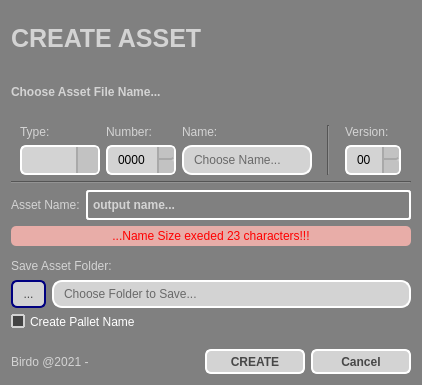
<?xml version="1.0" encoding="UTF-8"?>
<ui version="4.0">
 <class>dialog</class>
 <widget class="QDialog" name="dialog">
  <property name="windowModality">
   <enum>Qt::NonModal</enum>
  </property>
  <property name="geometry">
   <rect>
    <x>0</x>
    <y>0</y>
    <width>422</width>
    <height>385</height>
   </rect>
  </property>
  <property name="sizePolicy">
   <sizepolicy hsizetype="Fixed" vsizetype="Fixed">
    <horstretch>0</horstretch>
    <verstretch>0</verstretch>
   </sizepolicy>
  </property>
  <property name="minimumSize">
   <size>
    <width>0</width>
    <height>0</height>
   </size>
  </property>
  <property name="maximumSize">
   <size>
    <width>1000</width>
    <height>1000</height>
   </size>
  </property>
  <property name="windowTitle">
   <string>Create ASSET</string>
  </property>
  <property name="styleSheet">
   <string notr="true">QLabel {
	color: lightgray;
}

QWidget{
	background-color: gray;
}

</string>
  </property>
  <property name="sizeGripEnabled">
   <bool>false</bool>
  </property>
  <property name="modal">
   <bool>false</bool>
  </property>
  <layout class="QGridLayout" name="gridLayout_6">
   <item row="0" column="0">
    <layout class="QGridLayout" name="gridLayout_5" rowstretch="1,0,0,1,0,0,0,0" rowminimumheight="0,0,0,0,0,0,0,0">
     <property name="sizeConstraint">
      <enum>QLayout::SetDefaultConstraint</enum>
     </property>
     <property name="margin">
      <number>0</number>
     </property>
     <item row="0" column="0">
      <layout class="QGridLayout" name="gridLayout_4">
       <property name="spacing">
        <number>0</number>
       </property>
       <item row="1" column="0">
        <widget class="QLabel" name="label_8">
         <property name="font">
          <font>
           <weight>75</weight>
           <bold>true</bold>
          </font>
         </property>
         <property name="styleSheet">
          <string notr="true">QLabel {
	color: lightgray;
}</string>
         </property>
         <property name="text">
          <string>Choose Asset File Name...</string>
         </property>
        </widget>
       </item>
       <item row="0" column="0">
        <widget class="QLabel" name="label_7">
         <property name="font">
          <font>
           <pointsize>19</pointsize>
           <weight>75</weight>
           <bold>true</bold>
          </font>
         </property>
         <property name="text">
          <string>CREATE ASSET</string>
         </property>
        </widget>
       </item>
      </layout>
     </item>
     <item row="1" column="0">
      <layout class="QHBoxLayout" name="horizontalLayout">
       <item>
        <layout class="QGridLayout" name="gridLayout" columnstretch="0,0,2" columnminimumwidth="0,0,2">
         <item row="0" column="0">
          <widget class="QLabel" name="label">
           <property name="minimumSize">
            <size>
             <width>0</width>
             <height>0</height>
            </size>
           </property>
           <property name="maximumSize">
            <size>
             <width>16777215</width>
             <height>30</height>
            </size>
           </property>
           <property name="font">
            <font>
             <weight>50</weight>
             <bold>false</bold>
            </font>
           </property>
           <property name="text">
            <string>Type:</string>
           </property>
          </widget>
         </item>
         <item row="0" column="1">
          <widget class="QLabel" name="label_2">
           <property name="minimumSize">
            <size>
             <width>0</width>
             <height>0</height>
            </size>
           </property>
           <property name="maximumSize">
            <size>
             <width>16777215</width>
             <height>30</height>
            </size>
           </property>
           <property name="font">
            <font>
             <weight>50</weight>
             <bold>false</bold>
            </font>
           </property>
           <property name="text">
            <string>Number:</string>
           </property>
          </widget>
         </item>
         <item row="0" column="2">
          <widget class="QLabel" name="label_3">
           <property name="minimumSize">
            <size>
             <width>0</width>
             <height>0</height>
            </size>
           </property>
           <property name="maximumSize">
            <size>
             <width>16777215</width>
             <height>30</height>
            </size>
           </property>
           <property name="font">
            <font>
             <weight>50</weight>
             <bold>false</bold>
            </font>
           </property>
           <property name="text">
            <string>Name:</string>
           </property>
          </widget>
         </item>
         <item row="1" column="0">
          <widget class="QComboBox" name="comboBox">
           <property name="sizePolicy">
            <sizepolicy hsizetype="Fixed" vsizetype="MinimumExpanding">
             <horstretch>0</horstretch>
             <verstretch>0</verstretch>
            </sizepolicy>
           </property>
           <property name="minimumSize">
            <size>
             <width>70</width>
             <height>30</height>
            </size>
           </property>
           <property name="maximumSize">
            <size>
             <width>80</width>
             <height>30</height>
            </size>
           </property>
           <property name="toolTip">
            <string>Tipo do asset </string>
           </property>
           <property name="styleSheet">
            <string notr="true">QComboBox {
	color: black;
    border: 2px solid white;
    border-radius: 6px;
    padding: 1px 18px 1px 3px;
    min-width: 6em;
}

QComboBox:!editable, QComboBox::drop-down:editable {
     background: lightgray;
}

QComboBox:on { /* shift the text when the popup opens */
    padding-top: 3px;
    padding-left: 4px;
}

QComboBox::drop-down {
    width: 20px;
	background-color: rgb(194, 194, 194);
    border-left-width: 2px;
    border-left-color: darkgray;
    border-left-style: solid; /* just a single line */
    border-top-right-radius: 3px; /* same radius as the QComboBox */
    border-bottom-right-radius: 3px;
}

QComboBox:hover{
    border: 2px solid #05B8CC;
    color: white;
}

QComboBox QAbstractItemView{
    border: null;
	border-radius: 10px;
    color: black;
	background-color: lightgray;
    selection-background-color: #05B8CC;
	selection-color: white;
	selection-item-border-radius: 2px;
	padding: 3px 3px ;
}</string>
           </property>
          </widget>
         </item>
         <item row="1" column="1">
          <widget class="QSpinBox" name="spinBox">
           <property name="sizePolicy">
            <sizepolicy hsizetype="Fixed" vsizetype="MinimumExpanding">
             <horstretch>0</horstretch>
             <verstretch>0</verstretch>
            </sizepolicy>
           </property>
           <property name="minimumSize">
            <size>
             <width>69</width>
             <height>25</height>
            </size>
           </property>
           <property name="maximumSize">
            <size>
             <width>70</width>
             <height>30</height>
            </size>
           </property>
           <property name="toolTip">
            <string>Numero do asset. Cada asset tem um numero identificador</string>
           </property>
           <property name="layoutDirection">
            <enum>Qt::LeftToRight</enum>
           </property>
           <property name="styleSheet">
            <string notr="true">QSpinBox {
	color: black;
    border: 2px solid white;
	border-radius: 6px;
	background-color: lightgray;
}

QSpinBox::up-button {
    width: 15px;
	background-color: rgb(194, 194, 194);
    border-left: 2px solid darkgray;
	border-bottom: 2px solid darkgray;
    border-top-right-radius: 3px; /* same radius as the QSpinBox */
    border-bottom-right-radius: 3px;
}

QSpinBox::down-button {
    width: 15px;
	background-color: rgb(194, 194, 194);
    border-left: 2px solid darkgray;
	border-up: 2px solid darkgray;
    border-top-right-radius: 3px; /* same radius as the QSpinBox */
    border-bottom-right-radius: 3px;
}

QSpinBox:hover{
    border: 2px solid #05B8CC;
    color: white;
}
</string>
           </property>
           <property name="alignment">
            <set>Qt::AlignCenter</set>
           </property>
           <property name="prefix">
            <string>000</string>
           </property>
           <property name="maximum">
            <number>999</number>
           </property>
          </widget>
         </item>
         <item row="1" column="2">
          <widget class="QLineEdit" name="lineEdit">
           <property name="sizePolicy">
            <sizepolicy hsizetype="Fixed" vsizetype="MinimumExpanding">
             <horstretch>0</horstretch>
             <verstretch>0</verstretch>
            </sizepolicy>
           </property>
           <property name="minimumSize">
            <size>
             <width>130</width>
             <height>25</height>
            </size>
           </property>
           <property name="maximumSize">
            <size>
             <width>16777215</width>
             <height>30</height>
            </size>
           </property>
           <property name="toolTip">
            <string>&lt;html&gt;&lt;head/&gt;&lt;body&gt;&lt;p&gt;Nome do asset&lt;/p&gt;&lt;p&gt;OBS: Caracteres Nao aceitos serao retirados e considerados 'espaco', trocando a primeira Letra depois deles para UpperCase!&lt;/p&gt;&lt;/body&gt;&lt;/html&gt;</string>
           </property>
           <property name="styleSheet">
            <string notr="true">QLineEdit {
	color: black;
    border: 2px solid white;
    border-radius: 10px;
    padding: 0 8px;
    background: lightgray;
    selection-background-color: darkgray;
}

QLineEdit:hover{
    border: 2px solid #05B8CC;
    color: black;
}
</string>
           </property>
           <property name="placeholderText">
            <string>Choose Name...</string>
           </property>
          </widget>
         </item>
        </layout>
       </item>
       <item>
        <widget class="Line" name="line">
         <property name="orientation">
          <enum>Qt::Vertical</enum>
         </property>
        </widget>
       </item>
       <item>
        <layout class="QVBoxLayout" name="verticalLayout">
         <item>
          <widget class="QLabel" name="label_9">
           <property name="minimumSize">
            <size>
             <width>0</width>
             <height>0</height>
            </size>
           </property>
           <property name="maximumSize">
            <size>
             <width>16777215</width>
             <height>30</height>
            </size>
           </property>
           <property name="font">
            <font>
             <weight>50</weight>
             <bold>false</bold>
            </font>
           </property>
           <property name="text">
            <string>Version:</string>
           </property>
          </widget>
         </item>
         <item>
          <widget class="QSpinBox" name="spinVersion">
           <property name="sizePolicy">
            <sizepolicy hsizetype="Fixed" vsizetype="MinimumExpanding">
             <horstretch>0</horstretch>
             <verstretch>0</verstretch>
            </sizepolicy>
           </property>
           <property name="minimumSize">
            <size>
             <width>54</width>
             <height>25</height>
            </size>
           </property>
           <property name="maximumSize">
            <size>
             <width>56</width>
             <height>30</height>
            </size>
           </property>
           <property name="toolTip">
            <string>&lt;html&gt;&lt;head/&gt;&lt;body&gt;&lt;p&gt;Escolha o numero da versao!&lt;/p&gt;&lt;p&gt;OBS: 00 nao adiciona nenhuma versao no nome do arquivo&lt;/p&gt;&lt;/body&gt;&lt;/html&gt;</string>
           </property>
           <property name="layoutDirection">
            <enum>Qt::LeftToRight</enum>
           </property>
           <property name="styleSheet">
            <string notr="true">QSpinBox {
	color: black;
    border: 2px solid white;
	border-radius: 6px;
	background-color: lightgray;
}

QSpinBox::up-button {
    width: 15px;
	background-color: rgb(194, 194, 194);
    border-left: 2px solid darkgray;
	border-bottom: 2px solid darkgray;
    border-top-right-radius: 3px; /* same radius as the QSpinBox */
    border-bottom-right-radius: 3px;
}

QSpinBox::down-button {
    width: 15px;
	background-color: rgb(194, 194, 194);
    border-left: 2px solid darkgray;
	border-up: 2px solid darkgray;
    border-top-right-radius: 3px; /* same radius as the QSpinBox */
    border-bottom-right-radius: 3px;
}

QSpinBox:hover{
    border: 2px solid #05B8CC;
    color: white;
}
</string>
           </property>
           <property name="alignment">
            <set>Qt::AlignCenter</set>
           </property>
           <property name="prefix">
            <string>0</string>
           </property>
           <property name="maximum">
            <number>999</number>
           </property>
          </widget>
         </item>
        </layout>
       </item>
      </layout>
     </item>
     <item row="2" column="0">
      <widget class="Line" name="line_2">
       <property name="orientation">
        <enum>Qt::Horizontal</enum>
       </property>
      </widget>
     </item>
     <item row="3" column="0">
      <layout class="QGridLayout" name="gridLayout_2" columnstretch="0,2">
       <item row="1" column="0" colspan="2">
        <widget class="QLabel" name="labelLimit">
         <property name="maximumSize">
          <size>
           <width>16777215</width>
           <height>20</height>
          </size>
         </property>
         <property name="font">
          <font>
           <weight>50</weight>
           <italic>false</italic>
           <bold>false</bold>
          </font>
         </property>
         <property name="styleSheet">
          <string notr="true">QLabel {
	color: Red;
	background-color: rgb(232, 173, 168);
	border-radius: 5px;
}</string>
         </property>
         <property name="text">
          <string>...Name Size exeded 23 characters!!!</string>
         </property>
         <property name="alignment">
          <set>Qt::AlignCenter</set>
         </property>
        </widget>
       </item>
       <item row="0" column="0">
        <widget class="QLabel" name="label_4">
         <property name="text">
          <string>Asset Name:</string>
         </property>
        </widget>
       </item>
       <item row="0" column="1">
        <widget class="QLabel" name="nameLabel">
         <property name="enabled">
          <bool>true</bool>
         </property>
         <property name="minimumSize">
          <size>
           <width>0</width>
           <height>25</height>
          </size>
         </property>
         <property name="maximumSize">
          <size>
           <width>16777215</width>
           <height>30</height>
          </size>
         </property>
         <property name="font">
          <font>
           <weight>75</weight>
           <bold>true</bold>
          </font>
         </property>
         <property name="toolTip">
          <string>Nome formatado</string>
         </property>
         <property name="styleSheet">
          <string notr="true">QLabel {
	color: lightgray;
    border: 2px solid white;
    border-radius: 3px;
    padding: 2px;
}</string>
         </property>
         <property name="frameShape">
          <enum>QFrame::WinPanel</enum>
         </property>
         <property name="text">
          <string>output name...</string>
         </property>
        </widget>
       </item>
      </layout>
     </item>
     <item row="4" column="0">
      <layout class="QGridLayout" name="gridLayout_3">
       <item row="0" column="0" colspan="2">
        <widget class="QLabel" name="label_6">
         <property name="minimumSize">
          <size>
           <width>0</width>
           <height>22</height>
          </size>
         </property>
         <property name="maximumSize">
          <size>
           <width>16777215</width>
           <height>15</height>
          </size>
         </property>
         <property name="font">
          <font>
           <weight>50</weight>
           <bold>false</bold>
          </font>
         </property>
         <property name="text">
          <string>Save Asset Folder:</string>
         </property>
        </widget>
       </item>
       <item row="1" column="0">
        <widget class="QPushButton" name="button_folder">
         <property name="sizePolicy">
          <sizepolicy hsizetype="Fixed" vsizetype="MinimumExpanding">
           <horstretch>0</horstretch>
           <verstretch>0</verstretch>
          </sizepolicy>
         </property>
         <property name="minimumSize">
          <size>
           <width>35</width>
           <height>25</height>
          </size>
         </property>
         <property name="maximumSize">
          <size>
           <width>44</width>
           <height>30</height>
          </size>
         </property>
         <property name="toolTip">
          <string>escolha um folder...</string>
         </property>
         <property name="styleSheet">
          <string notr="true">QPushButton {
	color: rgb(72, 72, 72);
    border: 2px solid white;
    border-radius: 6px;
	background-color: lightgray;
	max-width: 40px;
}

QPushButton:pressed {
	color: white;
	border-color: white;
    background-color: #05B8CC;
}

QPushButton:flat {
    border: none; /* no border for a flat push button */
}

QPushButton:default {
    border-color: navy; /* make the default button prominent */
}

QPushButton:hover{
    border: 2px solid #05B8CC;
    color: black;
}</string>
         </property>
         <property name="text">
          <string>...</string>
         </property>
        </widget>
       </item>
       <item row="1" column="1">
        <widget class="QLineEdit" name="lineFolder">
         <property name="sizePolicy">
          <sizepolicy hsizetype="Expanding" vsizetype="MinimumExpanding">
           <horstretch>0</horstretch>
           <verstretch>0</verstretch>
          </sizepolicy>
         </property>
         <property name="minimumSize">
          <size>
           <width>0</width>
           <height>28</height>
          </size>
         </property>
         <property name="maximumSize">
          <size>
           <width>16777215</width>
           <height>30</height>
          </size>
         </property>
         <property name="toolTip">
          <string>Folder onde salvar o arquivo</string>
         </property>
         <property name="styleSheet">
          <string notr="true">QLineEdit {
	color: black;
    border: 2px solid white;
    border-radius: 10px;
    padding: 0 8px;
    background: lightgray;
    selection-background-color: darkgray;
}

QLineEdit:hover{
    border: 2px solid #05B8CC;
    color: black;
}
</string>
         </property>
         <property name="placeholderText">
          <string>Choose Folder to Save...</string>
         </property>
        </widget>
       </item>
      </layout>
     </item>
     <item row="5" column="0">
      <widget class="QCheckBox" name="checkBox">
       <property name="toolTip">
        <string>Marque esta opcao para criar uma palheta com o mesmo nome do Asset no arquivo!</string>
       </property>
       <property name="styleSheet">
        <string notr="true">QCheckBox {
	color: white;
    spacing: 5px;
}

QCheckBox::indicator:unchecked {
    border: 2px solid white;
	border-radius: 2px;
	background-color: lightgray;
}

QCheckBox::indicator:checked {
    border: 2px solid lightgray;
	border-radius: 1px;
	
	background-color: rgb(68, 68, 68);
}

</string>
       </property>
       <property name="text">
        <string>Create Pallet Name</string>
       </property>
       <property name="checked">
        <bool>true</bool>
       </property>
      </widget>
     </item>
     <item row="6" column="0">
      <spacer name="horizontalSpacer">
       <property name="orientation">
        <enum>Qt::Horizontal</enum>
       </property>
       <property name="sizeHint" stdset="0">
        <size>
         <width>398</width>
         <height>14</height>
        </size>
       </property>
      </spacer>
     </item>
     <item row="7" column="0">
      <layout class="QHBoxLayout" name="horizontalLayout_3">
       <item>
        <widget class="QLabel" name="label_5">
         <property name="enabled">
          <bool>false</bool>
         </property>
         <property name="text">
          <string>Birdo @2021 -</string>
         </property>
        </widget>
       </item>
       <item>
        <widget class="QPushButton" name="createButton">
         <property name="sizePolicy">
          <sizepolicy hsizetype="Minimum" vsizetype="MinimumExpanding">
           <horstretch>0</horstretch>
           <verstretch>0</verstretch>
          </sizepolicy>
         </property>
         <property name="minimumSize">
          <size>
           <width>84</width>
           <height>25</height>
          </size>
         </property>
         <property name="maximumSize">
          <size>
           <width>100</width>
           <height>30</height>
          </size>
         </property>
         <property name="font">
          <font>
           <pointsize>9</pointsize>
           <weight>75</weight>
           <bold>true</bold>
          </font>
         </property>
         <property name="styleSheet">
          <string notr="true">QPushButton {
	color: rgb(72, 72, 72);
    border: 2px solid white;
    border-radius: 6px;
	background-color: lightgray;
    min-width: 80px;
}

QPushButton:pressed {
	color: white;
	border-color: white;
    background-color: #05B8CC;
}

QPushButton:flat {
    border: none; /* no border for a flat push button */
}

QPushButton:default {
    border-color: navy; /* make the default button prominent */
}

QPushButton:hover{
    border: 2px solid #05B8CC;
    color: black;
}</string>
         </property>
         <property name="text">
          <string>CREATE</string>
         </property>
        </widget>
       </item>
       <item>
        <widget class="QPushButton" name="cancelButton">
         <property name="minimumSize">
          <size>
           <width>84</width>
           <height>25</height>
          </size>
         </property>
         <property name="maximumSize">
          <size>
           <width>100</width>
           <height>30</height>
          </size>
         </property>
         <property name="font">
          <font>
           <weight>75</weight>
           <bold>true</bold>
          </font>
         </property>
         <property name="styleSheet">
          <string notr="true">QPushButton {
	color: rgb(72, 72, 72);
    border: 2px solid white;
    border-radius: 6px;
	background-color: lightgray;
    min-width: 80px;
}

QPushButton:pressed {
	color: red;
    background-color: rgb(255, 196, 197);
}

QPushButton:flat {
    border: none; /* no border for a flat push button */
}

QPushButton:default {
    border-color: navy; /* make the default button prominent */
}

QPushButton:hover{
    border: 2px solid #05B8CC;
    color: black;
}</string>
         </property>
         <property name="text">
          <string>Cancel</string>
         </property>
        </widget>
       </item>
      </layout>
     </item>
    </layout>
   </item>
  </layout>
 </widget>
 <resources/>
 <connections/>
</ui>
